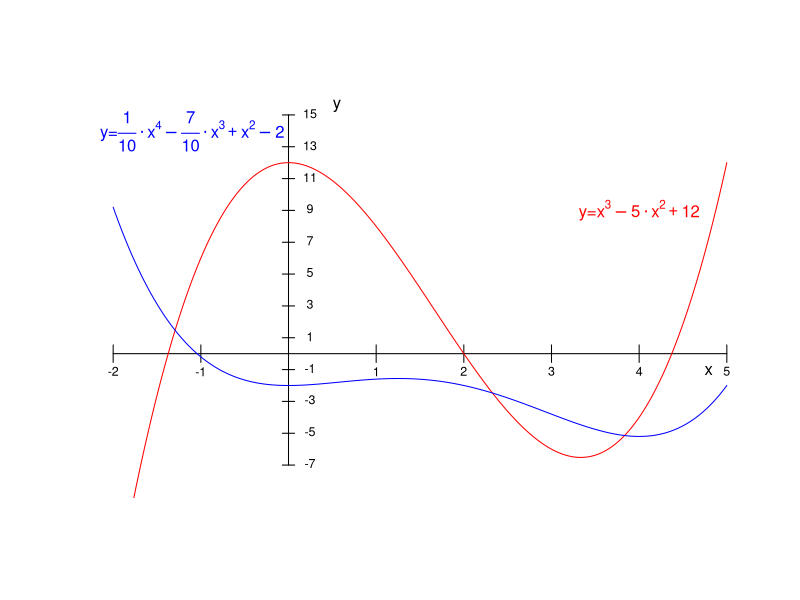
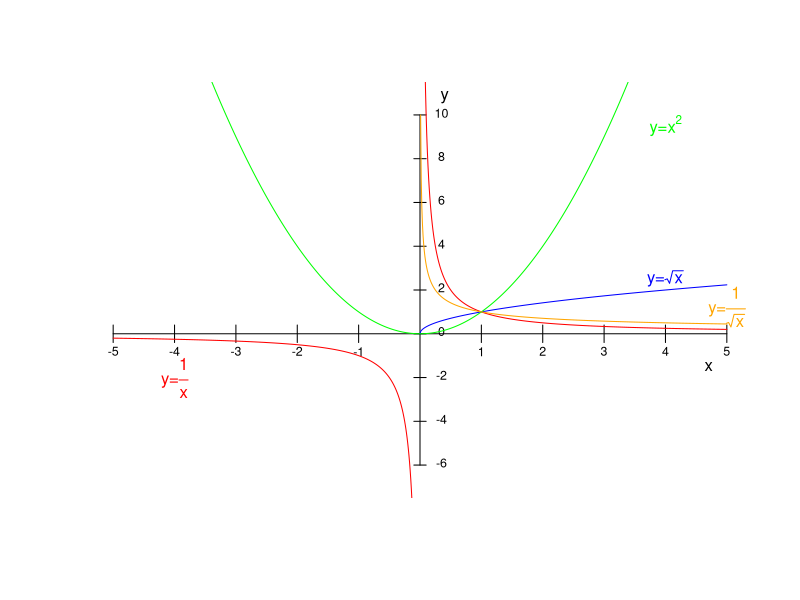
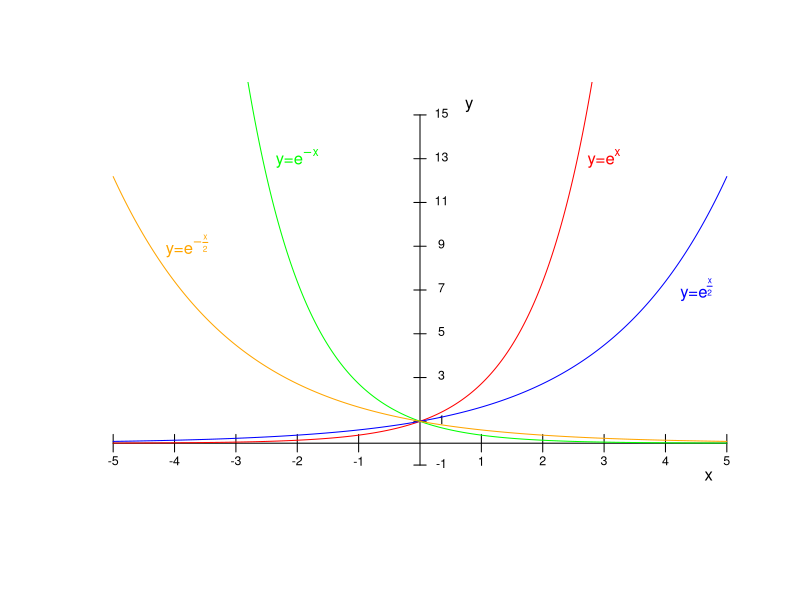
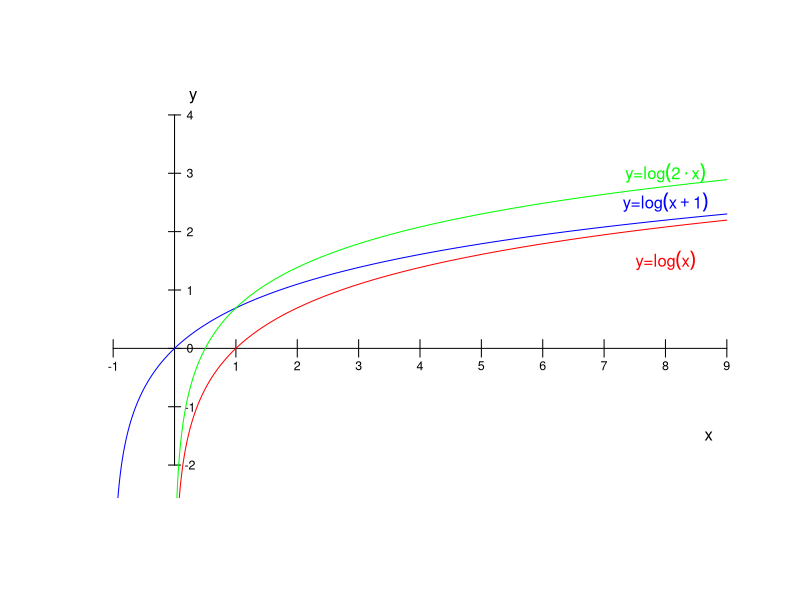
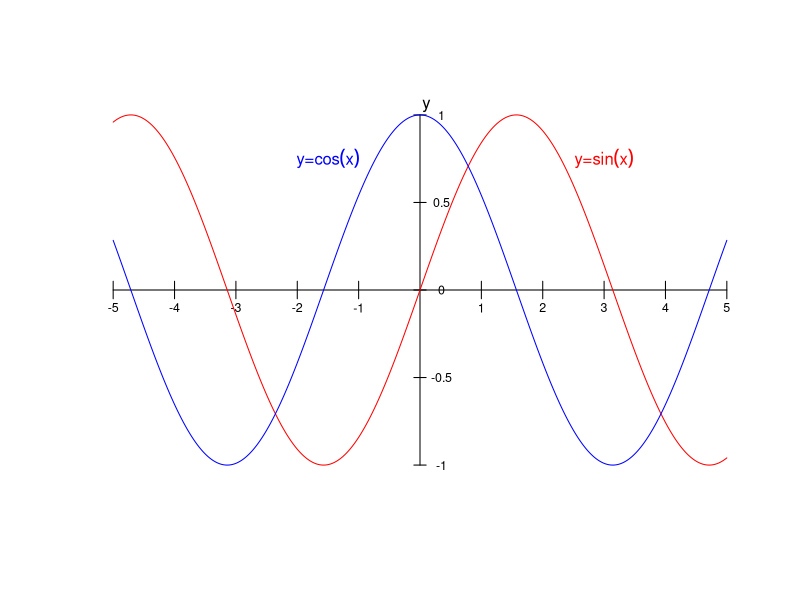
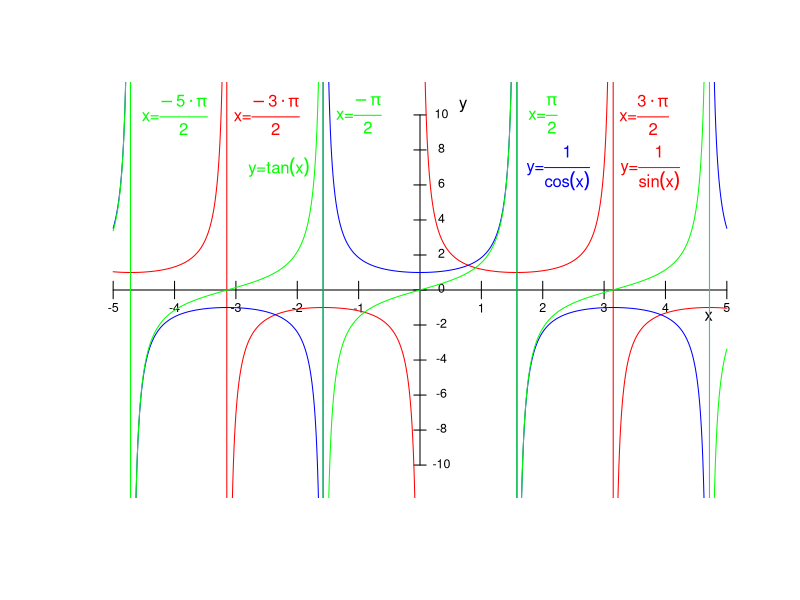
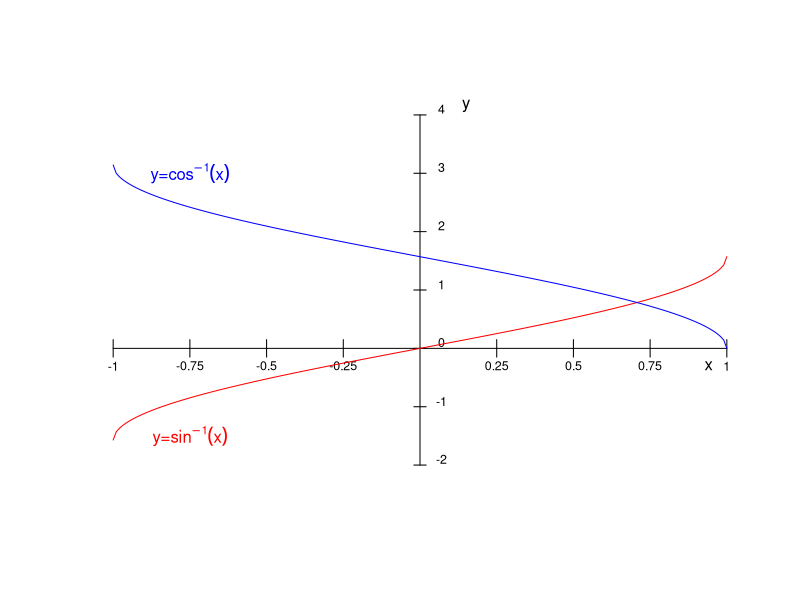
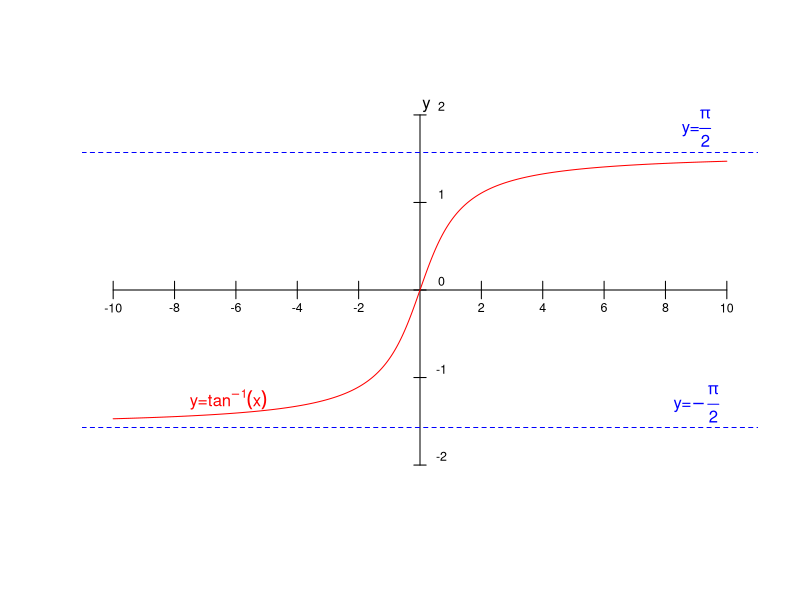

Source code (R) for these figures, in order:
## ---- chunk 1
#| context: setup
#addResourcePath("Images", "Images")
## ---- chunk 2
xmin=-2
xmax=5
ymin=-7
ymax=15
tolx=0.01*(xmax-xmin)
toly=0.05*(ymax-ymin)
quantsx=7
quantsy=11
f = function(x){x^3-5*x^2+12}
g = function(x){x^4/10-7*x^3/10+x^2-2}
plot(c(xmin-tolx,xmax+tolx,xmin-tolx,xmax+tolx),c(ymin-toly,ymin-toly,ymax+toly,ymax+toly),type="n",xlab="",ylab="",xaxt="n",yaxt="n",axes=FALSE)
x=seq(from=xmin,to=xmax,by=0.01)
#points(x,f(x),type="l")
lines(c(0,0),c(ymin,ymax))
lines(c(xmin,xmax),c(0,0))
text(xmax-3*tolx,-15*tolx,"x")
text(toly/2,ymax+toly/2,"y")
for (i in 0:(quantsx)){
  if(xmin+((xmax-xmin)/quantsx)*i != 0){
    lines(rep(xmin+((xmax-xmin)/quantsx)*i,2),c(-0.5*toly,+0.5*toly))
    text(xmin+((xmax-xmin)/quantsx)*i,-1*toly,xmin+((xmax-xmin)/quantsx)*i,cex=0.75)}
  }

for (i in 0:(quantsy)){
  lines(c(-tolx,tolx),ymin+rep(((ymax-ymin)/quantsy)*i,2))
 text(3.5*tolx,0.1+ymin+((ymax-ymin)/quantsy)*i,ymin+((ymax-ymin)/quantsy)*i,cex=0.75)
}
lines(x,f(x),col="red")
lines(x,g(x),col="blue")
text(4,9,expression(paste("y=",x^3 - 5%.%x^2 + 12)),col="red")
text(-1.1,14,expression(paste("y=",frac(1,10)%.%x^4 - frac(7,10)%.%x^3 + x^2 - 2)),col="blue")
## ---- chunk 3
xmin=-5
xmax=5
ymin=-6
ymax=10
tolx=0.01*(xmax-xmin)
toly=0.05*(ymax-ymin)
quantsx=10
quantsy=8
f = function(x){1/x}
g = function(x){sqrt(x)}
h = function(x){x^2}
k = function(x){1/sqrt(x)}
plot(c(xmin-tolx,xmax+tolx,xmin-tolx,xmax+tolx),c(ymin-toly,ymin-toly,ymax+toly,ymax+toly),type="n",xlab="",ylab="",xaxt="n",yaxt="n",axes=FALSE)
x=seq(from=xmin,to=xmax,by=0.01)
#points(x,f(x),type="l")
lines(c(0,0),c(ymin,ymax))
lines(c(xmin,xmax),c(0,0))
text(xmax-3*tolx,-15*tolx,"x")
text(toly/2,ymax+toly,"y")
for (i in 0:(quantsx)){
  if(xmin+((xmax-xmin)/quantsx)*i != 0){
    lines(rep(xmin+((xmax-xmin)/quantsx)*i,2),c(-0.5*toly,+0.5*toly))
    text(xmin+((xmax-xmin)/quantsx)*i,-1*toly,xmin+((xmax-xmin)/quantsx)*i,cex=0.75)}
  }

for (i in 0:(quantsy)){
  lines(c(-tolx,tolx),ymin+rep(((ymax-ymin)/quantsy)*i,2))
 text(3.5*tolx,0.1+ymin+((ymax-ymin)/quantsy)*i,ymin+((ymax-ymin)/quantsy)*i,cex=0.75)
}
lines(x,f(x),col="red")
lines(x,g(x),col="blue")
lines(x,h(x),col="green")
lines(x,k(x),col="orange")
text(-4,-2,expression(paste("y=",frac(1,x))),col="red")
text(4,2.5,expression(paste("y=",sqrt(x))),col="blue")
text(4,9.5,expression(paste("y=",x^2)),col="green")
text(5,1.25,expression(paste("y=",frac(1,sqrt(x)))),col="orange")
## ---- chunk 4
xmin=-5
xmax=5
ymin=-1
ymax=15
tolx=0.01*(xmax-xmin)
toly=0.05*(ymax-ymin)
quantsx=10
quantsy=8
f = function(x){exp(x)}
g = function(x){exp(x/2)}
h = function(x){exp(-x)}
k = function(x){exp(-x/2)}
plot(c(xmin-tolx,xmax+tolx,xmin-tolx,xmax+tolx),c(ymin-toly,ymin-toly,ymax+toly,ymax+toly),type="n",xlab="",ylab="",xaxt="n",yaxt="n",axes=FALSE)
x=seq(from=xmin,to=xmax,by=0.01)
#points(x,f(x),type="l")
lines(c(0,0),c(ymin,ymax))
lines(c(xmin,xmax),c(0,0))
text(xmax-3*tolx,-15*tolx,"x")
text(toly,ymax+toly/2,"y")
for (i in 0:(quantsx)){
  if(xmin+((xmax-xmin)/quantsx)*i != 0){
    lines(rep(xmin+((xmax-xmin)/quantsx)*i,2),c(-0.5*toly,+0.5*toly))
    text(xmin+((xmax-xmin)/quantsx)*i,-1*toly,xmin+((xmax-xmin)/quantsx)*i,cex=0.75)}
  }

for (i in 0:(quantsy)){
  lines(c(-tolx,tolx),ymin+rep(((ymax-ymin)/quantsy)*i,2))
 text(3.5*tolx,0.1+ymin+((ymax-ymin)/quantsy)*i,ymin+((ymax-ymin)/quantsy)*i,cex=0.75)
}
lines(x,f(x),col="red")
lines(x,g(x),col="blue")
lines(x,h(x),col="green")
lines(x,k(x),col="orange")
text(3,13,expression(paste("y=",e^x)),col="red")
text(4.5,7,expression(paste("y=",e^frac(x,2))),col="blue")
text(-2,13,expression(paste("y=",e^-x)),col="green")
text(-3.8,9,expression(paste("y=",e^-frac(x,2))),col="orange")
## ---- chunk 5
xmin=-1
xmax=9
ymin=-2
ymax=4
tolx=0.01*(xmax-xmin)
toly=0.05*(ymax-ymin)
quantsx=10
quantsy=6
f = function(x){log(x)}
g = function(x){log(1+x)}
h = function(x){log(2*x)}
plot(c(xmin-tolx,xmax+tolx,xmin-tolx,xmax+tolx),c(ymin-toly,ymin-toly,ymax+toly,ymax+toly),type="n",xlab="",ylab="",xaxt="n",yaxt="n",axes=FALSE)
x=seq(from=xmin,to=xmax,by=0.01)
#points(x,f(x),type="l")
lines(c(0,0),c(ymin,ymax))
lines(c(xmin,xmax),c(0,0))
text(xmax-3*tolx,-15*tolx,"x")
text(toly,ymax+toly,"y")
for (i in 0:(quantsx)){
  if(xmin+((xmax-xmin)/quantsx)*i != 0){
    lines(rep(xmin+((xmax-xmin)/quantsx)*i,2),c(-0.5*toly,+0.5*toly))
    text(xmin+((xmax-xmin)/quantsx)*i,-1*toly,xmin+((xmax-xmin)/quantsx)*i,cex=0.75)}
  }

for (i in 0:(quantsy)){
  lines(c(-tolx,tolx),ymin+rep(((ymax-ymin)/quantsy)*i,2))
 text(2.5*tolx,ymin+((ymax-ymin)/quantsy)*i,ymin+((ymax-ymin)/quantsy)*i,cex=0.75)
}
lines(x,f(x),col="red")
lines(x,g(x),col="blue")
lines(x,h(x),col="green")
text(8,1.5,expression(paste("y=",log(x))),col="red")
text(8,2.5,expression(paste("y=",log(x+1))),col="blue")
text(8,3,expression(paste("y=",log(2%.%x))),col="green")
## ---- chunk 6
xmin=-5
xmax=5
ymin=-1
ymax=1
tolx=0.01*(xmax-xmin)
toly=0.05*(ymax-ymin)
quantsx=10
quantsy=4
f = function(x){sin(x)}
g = function(x){cos(x)}
plot(c(xmin-tolx,xmax+tolx,xmin-tolx,xmax+tolx),c(ymin-toly,ymin-toly,ymax+toly,ymax+toly),type="n",xlab="",ylab="",xaxt="n",yaxt="n",axes=FALSE)
x=seq(from=xmin,to=xmax,by=0.01)
#points(x,f(x),type="l")
lines(c(0,0),c(ymin,ymax))
lines(c(xmin,xmax),c(0,0))
text(xmax-3*tolx,-15*tolx,"x")
text(toly,ymax+toly/2,"y")
for (i in 0:(quantsx)){
  if(xmin+((xmax-xmin)/quantsx)*i != 0){
    lines(rep(xmin+((xmax-xmin)/quantsx)*i,2),c(-0.5*toly,+0.5*toly))
    text(xmin+((xmax-xmin)/quantsx)*i,-1*toly,xmin+((xmax-xmin)/quantsx)*i,cex=0.75)}
  }

for (i in 0:(quantsy)){
  lines(c(-tolx,tolx),ymin+rep(((ymax-ymin)/quantsy)*i,2))
 text(3.5*tolx,ymin+((ymax-ymin)/quantsy)*i,ymin+((ymax-ymin)/quantsy)*i,cex=0.75)
}
lines(x,f(x),col="red")
lines(x,g(x),col="blue")
text(3,0.75,expression(paste("y=",sin(x))),col="red")
text(-1.5,0.75,expression(paste("y=",cos(x))),col="blue")
## ---- chunk 7
xmin=-5
xmax=5
ymin=-10
ymax=10
tolx=0.01*(xmax-xmin)
toly=0.05*(ymax-ymin)
quantsx=10
quantsy=10
f = function(x){1/sin(x)}
g = function(x){1/cos(x)}
h = function(x){tan(x)}
plot(c(xmin-tolx,xmax+tolx,xmin-tolx,xmax+tolx),c(ymin-toly,ymin-toly,ymax+toly,ymax+toly),type="n",xlab="",ylab="",xaxt="n",yaxt="n",axes=FALSE)
x=seq(from=xmin,to=xmax,by=0.01)
#points(x,f(x),type="l")
lines(c(0,0),c(ymin,ymax))
lines(c(xmin,xmax),c(0,0))
text(xmax-3*tolx,-15*tolx,"x")
text(toly/2+0.2,ymax+toly/2,"y")
for (i in 0:(quantsx)){
  if(xmin+((xmax-xmin)/quantsx)*i != 0){
    lines(rep(xmin+((xmax-xmin)/quantsx)*i,2),c(-0.5*toly,+0.5*toly))
    text(xmin+((xmax-xmin)/quantsx)*i,-1*toly,xmin+((xmax-xmin)/quantsx)*i,cex=0.75)}
  }

for (i in 0:(quantsy)){
  lines(c(-tolx,tolx),ymin+rep(((ymax-ymin)/quantsy)*i,2))
 text(3.5*tolx,0.1+ymin+((ymax-ymin)/quantsy)*i,ymin+((ymax-ymin)/quantsy)*i,cex=0.75)
}
lines(x,f(x),col="red")
lines(x,g(x),col="blue")
lines(x,h(x),col="green")
text(3.75,7,expression(paste("y=",frac(1,sin(x)))),col="red")
text(2.25,7,expression(paste("y=",frac(1,cos(x)))),col="blue")
text(-2.3,7,expression(paste("y=",tan(x))),col="green")
text(-4,10,expression(paste("x=",frac(-5%.%pi,2))),col="green")
text(-2.5,10,expression(paste("x=",frac(-3%.%pi,2))),col="red")
text(-1,10,expression(paste("x=",frac(-pi,2))),col="green")
text(2,10,expression(paste("x=",frac(pi,2))),col="green")
text(3.65,10,expression(paste("x=",frac(3%.%pi,2))),col="red")
## ---- chunk 8
xmin=-1
xmax=1
ymin=-2
ymax=4
tolx=0.01*(xmax-xmin)
toly=0.05*(ymax-ymin)
quantsx=8
quantsy=6
f = function(x){asin(x)}
g = function(x){acos(x)}
plot(c(xmin-tolx,xmax+tolx,xmin-tolx,xmax+tolx),c(ymin-toly,ymin-toly,ymax+toly,ymax+toly),type="n",xlab="",ylab="",xaxt="n",yaxt="n",axes=FALSE)
x=seq(from=xmin,to=xmax,by=0.01)
#points(x,f(x),type="l")
lines(c(0,0),c(ymin,ymax))
lines(c(xmin,xmax),c(0,0))
text(xmax-3*tolx,-15*tolx,"x")
text(toly/2,ymax+toly/2,"y")
for (i in 0:(quantsx)){
  if(xmin+((xmax-xmin)/quantsx)*i != 0){
    lines(rep(xmin+((xmax-xmin)/quantsx)*i,2),c(-0.5*toly,+0.5*toly))
    text(xmin+((xmax-xmin)/quantsx)*i,-1*toly,xmin+((xmax-xmin)/quantsx)*i,cex=0.75)}
  }

for (i in 0:(quantsy)){
  lines(c(-tolx,tolx),ymin+rep(((ymax-ymin)/quantsy)*i,2))
 text(3.5*tolx,0.1+ymin+((ymax-ymin)/quantsy)*i,ymin+((ymax-ymin)/quantsy)*i,cex=0.75)
}
lines(x,f(x),col="red")
lines(x,g(x),col="blue")
text(-0.75,-1.5,expression(paste("y=",sin^-1,(x))),col="red")
text(-0.75,3,expression(paste("y=",cos^-1,(x))),col="blue")
## ---- chunk 9
xmin=-10
xmax=10
ymin=-2
ymax=2
tolx=0.01*(xmax-xmin)
toly=0.05*(ymax-ymin)
quantsx=10
quantsy=4
f = function(x){atan(x)}
plot(c(xmin-tolx,xmax+tolx,xmin-tolx,xmax+tolx),c(ymin-toly,ymin-toly,ymax+toly,ymax+toly),type="n",xlab="",ylab="",xaxt="n",yaxt="n",axes=FALSE)
x=seq(from=xmin,to=xmax,by=0.01)
#points(x,f(x),type="l")
lines(c(0,0),c(ymin,ymax))
lines(c(xmin,xmax),c(0,0))
text(xmax-3*tolx,-15*tolx,"x")
text(toly,ymax+toly/2,"y")
for (i in 0:(quantsx)){
  if(xmin+((xmax-xmin)/quantsx)*i != 0){
    lines(rep(xmin+((xmax-xmin)/quantsx)*i,2),c(-0.5*toly,+0.5*toly))
    text(xmin+((xmax-xmin)/quantsx)*i,-1*toly,xmin+((xmax-xmin)/quantsx)*i,cex=0.75)}
  }

for (i in 0:(quantsy)){
  lines(c(-tolx,tolx),ymin+rep(((ymax-ymin)/quantsy)*i,2))
 text(3.5*tolx,0.1+ymin+((ymax-ymin)/quantsy)*i,ymin+((ymax-ymin)/quantsy)*i,cex=0.75)
}
lines(x,f(x),col="red")
abline(h=pi/2,col="blue",lty=2)
abline(h=-pi/2,col="blue",lty=2)
text(-6.25,-1.25,expression(paste("y=",tan^-1,(x))),col="red")
text(9,-1.3,expression(paste("y=",-frac(pi,2))),col="blue")
text(9,1.85,expression(paste("y=",frac(pi,2))),col="blue")
## ---- chunk 10
xmin=-5 # Ajustamos el rango para una mejor visualización de ReLU
xmax=5
ymin=-1
ymax=5
tolx=0.01*(xmax-xmin)
toly=0.05*(ymax-ymin)
quantsx=10
quantsy=5 # Ajustamos las cantidades de ticks en el eje y
f = function(x){pmax(0, x)} # pmax es la función vectorizada para max(0, x)
plot(c(xmin-tolx,xmax+tolx,xmin-tolx,xmax+tolx),c(ymin-toly,ymin-toly,ymax+toly,ymax+toly),type="n",xlab="",ylab="",xaxt="n",yaxt="n",axes=FALSE)
x=seq(from=xmin,to=xmax,by=0.01)
lines(c(0,0),c(ymin,ymax))
lines(c(xmin,xmax),c(0,0))
text(xmax-3*tolx,-15*tolx,"x")
text(toly,ymax+toly/2,"y")
for (i in 0:(quantsx)){
  if(xmin+((xmax-xmin)/quantsx)*i != 0){
    lines(rep(xmin+((xmax-xmin)/quantsx)*i,2),c(-0.5*toly,+0.5*toly))
    text(xmin+((xmax-xmin)/quantsx)*i,-1*toly,xmin+((xmax-xmin)/quantsx)*i,cex=0.75)}
  }

for (i in 0:(quantsy)){
  lines(c(-tolx,tolx),ymin+rep(((ymax-ymin)/quantsy)*i,2))
  text(3.5*tolx,0.1+ymin+((ymax-ymin)/quantsy)*i,ymin+((ymax-ymin)/quantsy)*i,cex=0.75)
}
lines(x,f(x),col="red",lwd=2) # Añadimos lwd para hacer la línea más visible
text(3,4.5,expression(paste("y = max(0, x)")),col="red")
## ---- chunk 11
xmin=-10 # Rango típico para visualizar la sigmoide
xmax=10
ymin=-0.2 # Ajustamos el rango para la sigmoide
ymax=1.2
tolx=0.01*(xmax-xmin)
toly=0.05*(ymax-ymin)
quantsx=10
quantsy=4 # Ajustamos las cantidades de ticks en el eje y
f = function(x){1 / (1 + exp(-x))}
plot(c(xmin-tolx,xmax+tolx,xmin-tolx,xmax+tolx),c(ymin-toly,ymin-toly,ymax+toly,ymax+toly),type="n",xlab="",ylab="",xaxt="n",yaxt="n",axes=FALSE)
x=seq(from=xmin,to=xmax,by=0.01)
lines(c(0,0),c(ymin,ymax))
lines(c(xmin,xmax),c(0,0))
text(xmax-3*tolx,-15*tolx,"x")
text(toly,ymax+toly/2,"y")
for (i in 0:(quantsx)){
  if(xmin+((xmax-xmin)/quantsx)*i != 0){
    lines(rep(xmin+((xmax-xmin)/quantsx)*i,2),c(-0.5*toly,+0.5*toly))
    text(xmin+((xmax-xmin)/quantsx)*i,-1*toly,xmin+((xmax-xmin)/quantsx)*i,cex=0.75)}
  }

for (i in 0:(quantsy)){
  lines(c(-tolx,tolx),ymin+rep(((ymax-ymin)/quantsy)*i,2))
  text(3.5*tolx,0.1+ymin+((ymax-ymin)/quantsy)*i,ymin+((ymax-ymin)/quantsy)*i,cex=0.75)
}
lines(x,f(x),col="red",lwd=2)
abline(h=0.5,col="blue",lty=2) # Punto de inflexión
text(6,0.6,expression(paste("y = ",frac(1, 1+e^-x))),col="red")

## ---- chunk 12
xmin=-10 # Rango similar al de la sigmoide
xmax=10
ymin=-1.2 # Ajustamos el rango para tanh
ymax=1.2
tolx=0.01*(xmax-xmin)
toly=0.05*(ymax-ymin)
quantsx=10
quantsy=4 # Ajustamos las cantidades de ticks en el eje y
f = function(x){tanh(x)}
plot(c(xmin-tolx,xmax+tolx,xmin-tolx,xmax+tolx),c(ymin-toly,ymin-toly,ymax+toly,ymax+toly),type="n",xlab="",ylab="",xaxt="n",yaxt="n",axes=FALSE)
x=seq(from=xmin,to=xmax,by=0.01)
lines(c(0,0),c(ymin,ymax))
lines(c(xmin,xmax),c(0,0))
text(xmax-3*tolx,-15*tolx,"x")
text(toly,ymax+toly/2,"y")
for (i in 0:(quantsx)){
  if(xmin+((xmax-xmin)/quantsx)*i != 0){
    lines(rep(xmin+((xmax-xmin)/quantsx)*i,2),c(-0.5*toly,+0.5*toly))
    text(xmin+((xmax-xmin)/quantsx)*i,-1*toly,xmin+((xmax-xmin)/quantsx)*i,cex=0.75)}
  }

for (i in 0:(quantsy)){
  lines(c(-tolx,tolx),ymin+rep(((ymax-ymin)/quantsy)*i,2))
  text(3.5*tolx,0.1+ymin+((ymax-ymin)/quantsy)*i,ymin+((ymax-ymin)/quantsy)*i,cex=0.75)
}
lines(x,f(x),col="red",lwd=2)
abline(h=0,col="blue",lty=2) # La función está centrada en 0
abline(h=1,col="blue",lty=2) # Asíntota superior
abline(h=-1,col="blue",lty=2) # Asíntota inferior
text(6,0.85,expression(paste("y = tanh(x)")),col="red")
